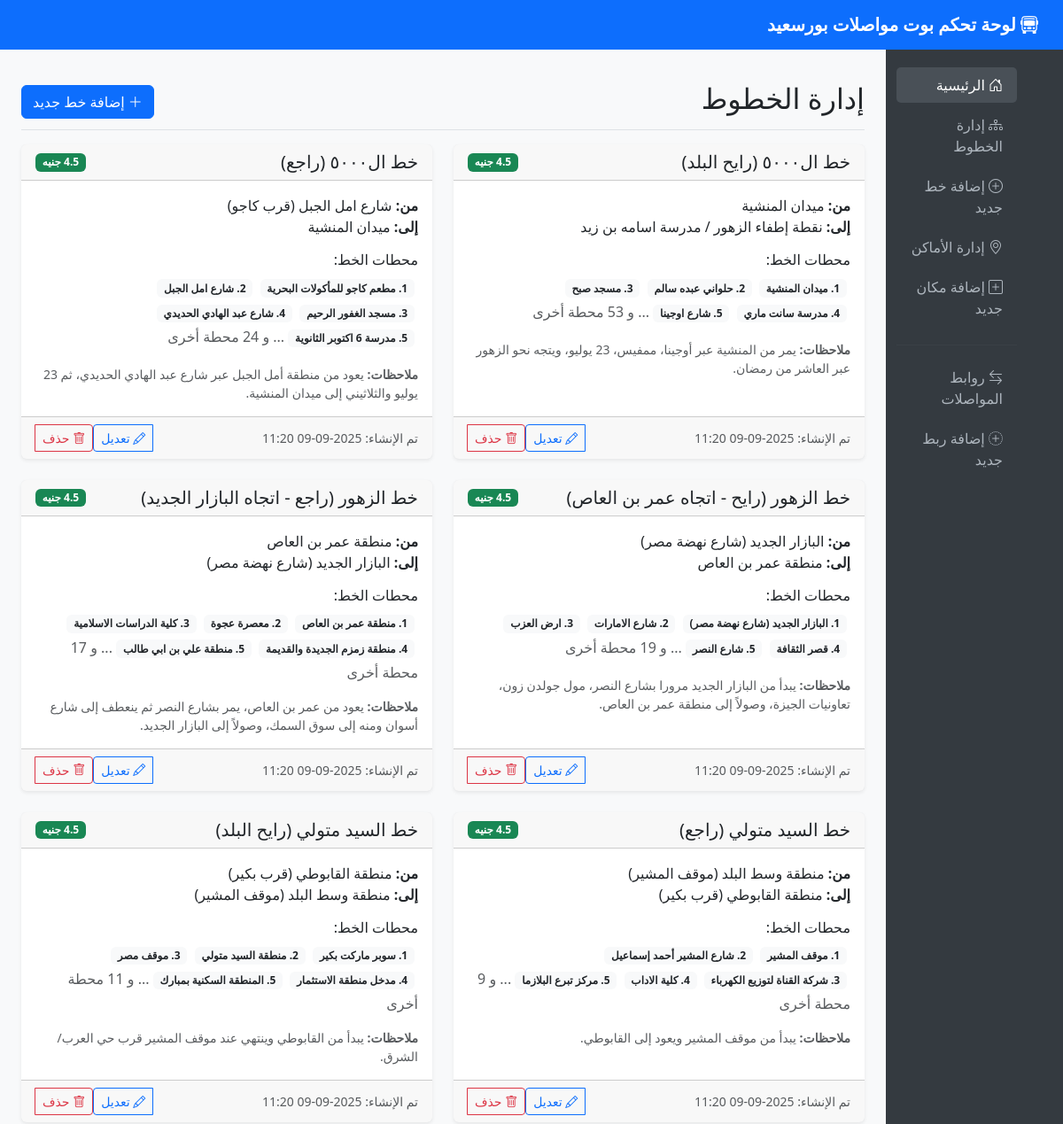
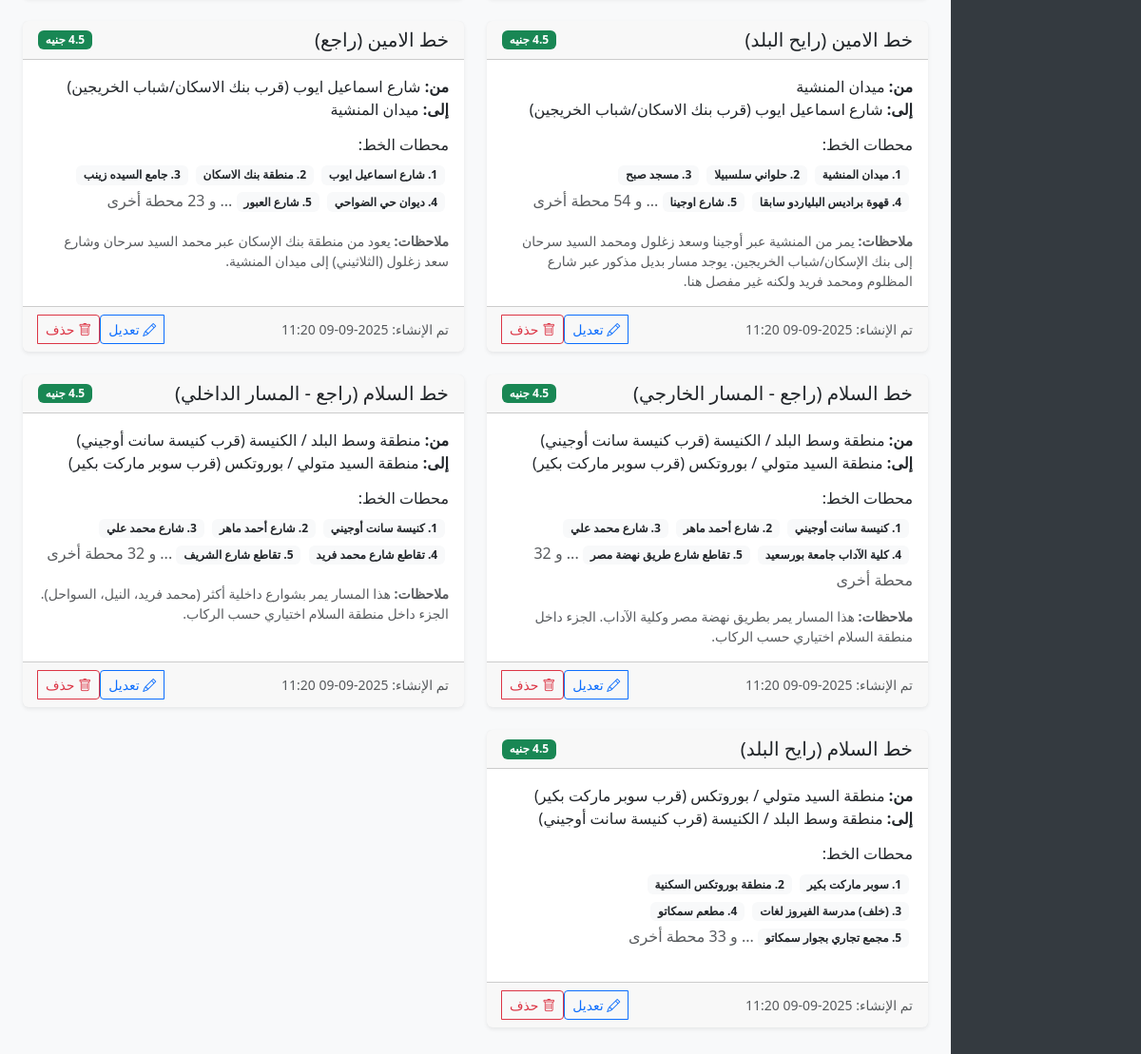
/routes, run on the app's committed database (2 pictures, top to bottom).
### admin_dashboard.py (models this page shows, shortened)
class Route(db.Model):
    id = db.Column(db.Integer, primary_key=True)
    name = db.Column(db.String(200), nullable=False)
    fare = db.Column(db.Float, nullable=False)
    start_area = db.Column(db.String(200), nullable=True)
    end_area = db.Column(db.String(200), nullable=True)
    key_points = db.Column(db.Text, nullable=False)  # JSON string
    notes = db.Column(db.Text, nullable=True)
    created_at = db.Column(db.DateTime, default=datetime.utcnow)

### admin_dashboard.py (the view)
@app.route('/routes')
def routes_list():
    routes = Route.query.order_by(Route.created_at.desc()).all()
    return render_template('routes_list.html', routes=routes)

### admin_dashboard.py (called while the page is built)
@app.template_filter('from_json')
def from_json_filter(value):
    try:
        return json.loads(value)
    except:
        return []

### templates/routes_list.html (shortened to what this page needs)
{% extends "base.html" %}
{% block content %}
<div class="d-flex justify-content-between flex-wrap flex-md-nowrap align-items-center pt-3 pb-2 mb-3 border-bottom">
    <h1 class="h2">إدارة الخطوط</h1>
    <a href="{{ url_for('add_route') }}" class="btn btn-primary">
        <i class="bi bi-plus-lg"></i> إضافة خط جديد
    </a>
</div>
{% if routes %}
<div class="row">
    {% for route in routes %}
    <div class="col-lg-6 mb-4">
        <div class="card h-100">
            <div class="card-header d-flex justify-content-between align-items-center">
                <h5 class="mb-0">{{ route.name }}</h5>
                <span class="badge bg-success">{{ route.fare }} جنيه</span>
            </div>
            <div class="card-body">
                {% if route.start_area and route.end_area %}
                <p class="card-text">
                    <strong>من:</strong> {{ route.start_area }}<br>
                    <strong>إلى:</strong> {{ route.end_area }}
                </p>
                {% endif %}
                <div class="mb-3">
                    <h6>محطات الخط:</h6>
                    {% set key_points = route.key_points|from_json %}
                    {% if key_points %}
                    <div class="route-points">
                        {% for point in key_points[:5] %}
                        <span class="badge bg-light text-dark me-1 mb-1">{{ loop.index }}. {{ point }}</span>
                        {% endfor %}
                        {% if key_points|length > 5 %}
                        <span class="text-muted">... و {{ key_points|length - 5 }} محطة أخرى</span>
                        {% endif %}
                    </div>
                    {% endif %}
                </div>
                {% if route.notes %}
                <div class="small text-muted">
                    <strong>ملاحظات:</strong> {{ route.notes }}
                </div>
                {% endif %}
            </div>
            <div class="card-footer d-flex justify-content-between align-items-center">
                <small class="text-muted">
                    تم الإنشاء: {{ route.created_at.strftime('%Y-%m-%d %H:%M') }}
                </small>
                <div class="btn-group">
                    <a href="{{ url_for('edit_route', route_id=route.id) }}" class="btn btn-sm btn-outline-primary">
                        <i class="bi bi-pencil"></i> تعديل
                    </a>
                    <button type="button" class="btn btn-sm btn-outline-danger"
                            onclick="confirmDeleteRoute({{ route.id }}, '{{ route.name }}')">
                        <i class="bi bi-trash"></i> حذف
                    </button>
                </div>
            </div>
        </div>
    </div>
    {% endfor %}
</div>
{% endif %}
{% endblock %}

### templates/base.html (style rules this page uses)
body { font-family: 'Segoe UI', Tahoma, Geneva, Verdana, sans-serif; background-color: #f8f9fa; }
.card { border: none; box-shadow: 0 0.125rem 0.25rem rgba(0, 0, 0, 0.075); }
.btn-primary { background-color: #0d6efd; border-color: #0d6efd; }

### data on the page
Route: name "خط ال٥٠٠٠ (رايح البلد)", fare "4.5", start_area "ميدان المنشية", end_area "نقطة إطفاء الزهور / مدرسة اسامه بن زيد", 5 "ميدان المنشية" "حلواني عبده سالم" "مسجد صبح" "مدرسة سانت ماري" "شارع اوجينا", notes "يمر من المنشية عبر أوجينا، ممفيس، 23 يوليو، ويتجه نحو الزهور عبر العاشر من رمضان.", created_at "2025-09-09 11:20"
Route: name "خط ال٥٠٠٠ (راجع)", fare "4.5", start_area "شارع امل الجبل (قرب كاجو)", end_area "ميدان المنشية", 5 "مطعم كاجو للمأكولات البحرية" "شارع امل الجبل" "مسجد الغفور الرحيم" "شارع عبد الهادي الحديدي" "مدرسة 6 اكتوبر الثانوية", notes "يعود من منطقة أمل الجبل عبر شارع عبد الهادي الحديدي، ثم 23 يوليو والثلاثيني إلى ميدان المنشية.", created_at "2025-09-09 11:20"
Route: name "خط الزهور (رايح - اتجاه عمر بن العاص)", fare "4.5", start_area "البازار الجديد (شارع نهضة مصر)", end_area "منطقة عمر بن العاص", 5 "البازار الجديد (شارع نهضة مصر)" "شارع الامارات" "ارض العزب" "قصر الثقافة" "شارع النصر", notes "يبدأ من البازار الجديد مرورا بشارع النصر، مول جولدن زون، تعاونيات الجيزة، وصولاً إلى منطقة عمر بن العاص.", created_at "2025-09-09 11:20"
Route: name "خط الزهور (راجع - اتجاه البازار الجديد)", fare "4.5", start_area "منطقة عمر بن العاص", end_area "البازار الجديد (شارع نهضة مصر)", 5 "منطقة عمر بن العاص" "معصرة عجوة" "كلية الدراسات الاسلامية" "منطقة زمزم الجديدة والقديمة" "منطقة علي بن ابي طالب", key_points "17", notes "يعود من عمر بن العاص، يمر بشارع النصر ثم ينعطف إلى شارع أسوان ومنه إلى سوق السمك، وصولاً إلى البازار الجديد.", created_at "2025-09-09 11:20"
Route: name "خط السيد متولي (راجع)", fare "4.5", start_area "منطقة وسط البلد (موقف المشير)", end_area "منطقة القابوطي (قرب بكير)", 5 "موقف المشير" "شارع المشير أحمد إسماعيل" "شركة القناة لتوزيع الكهرباء" "كلية الاداب" "مركز تبرع البلازما", key_points "9", notes "يبدأ من موقف المشير ويعود إلى القابوطي.", created_at "2025-09-09 11:20"
Route: name "خط السيد متولي (رايح البلد)", fare "4.5", start_area "منطقة القابوطي (قرب بكير)", end_area "منطقة وسط البلد (موقف المشير)", 5 "سوبر ماركت بكير" "منطقة السيد متولي" "موقف مصر" "مدخل منطقة الاستثمار" "المنطقة السكنية بمبارك", notes "يبدأ من القابوطي وينتهي عند موقف المشير قرب حي العرب/الشرق.", created_at "2025-09-09 11:20"
Route: name "خط الامين (رايح البلد)", fare "4.5", start_area "ميدان المنشية", end_area "شارع اسماعيل ايوب (قرب بنك الاسكان/شباب الخريجين)", 5 "ميدان المنشية" "حلواني سلسبيلا" "مسجد صبح" "قهوة براديس البلياردو سابقا" "شارع اوجينا", notes "يمر من المنشية عبر أوجينا وسعد زغلول ومحمد السيد سرحان إلى بنك الإسكان/شباب الخريجين. يوجد مسار بديل مذكور عبر شارع المظلوم ومحمد فريد ولكنه غير مفصل هنا.", created_at "2025-09-09 11:20"
Route: name "خط الامين (راجع)", fare "4.5", start_area "شارع اسماعيل ايوب (قرب بنك الاسكان/شباب الخريجين)", end_area "ميدان المنشية", 5 "شارع اسماعيل ايوب" "منطقة بنك الاسكان" "جامع السيده زينب" "ديوان حي الضواحي" "شارع العبور", notes "يعود من منطقة بنك الإسكان عبر محمد السيد سرحان وشارع سعد زغلول (الثلاثيني) إلى ميدان المنشية.", created_at "2025-09-09 11:20"
Route: name "خط السلام (راجع - المسار الخارجي)", fare "4.5", start_area "منطقة وسط البلد / الكنيسة (قرب كنيسة سانت أوجيني)", end_area "منطقة السيد متولي / بوروتكس (قرب سوبر ماركت بكير)", 5 "كنيسة سانت أوجيني" "شارع أحمد ماهر" "شارع محمد علي" "كلية الآداب جامعة بورسعيد" "تقاطع شارع طريق نهضة مصر", key_points "32", notes "هذا المسار يمر بطريق نهضة مصر وكلية الآداب. الجزء داخل منطقة السلام اختياري حسب الركاب.", created_at "2025-09-09 11:20"
Route: name "خط السلام (راجع - المسار الداخلي)", fare "4.5", start_area "منطقة وسط البلد / الكنيسة (قرب كنيسة سانت أوجيني)", end_area "منطقة السيد متولي / بوروتكس (قرب سوبر ماركت بكير)", 5 "كنيسة سانت أوجيني" "شارع أحمد ماهر" "شارع محمد علي" "تقاطع شارع محمد فريد" "تقاطع شارع الشريف", notes "هذا المسار يمر بشوارع داخلية أكثر (محمد فريد، النيل، السواحل). الجزء داخل منطقة السلام اختياري حسب الركاب.", created_at "2025-09-09 11:20"
Route: name "خط السلام (رايح البلد)", fare "4.5", start_area "منطقة السيد متولي / بوروتكس (قرب سوبر ماركت بكير)", end_area "منطقة وسط البلد / الكنيسة (قرب كنيسة سانت أوجيني)", 5 "سوبر ماركت بكير" "منطقة بوروتكس السكنية" "(خلف) مدرسة الفيروز لغات" "مطعم سمكاتو" "مجمع تجاري بجوار سمكاتو", created_at "2025-09-09 11:20"
